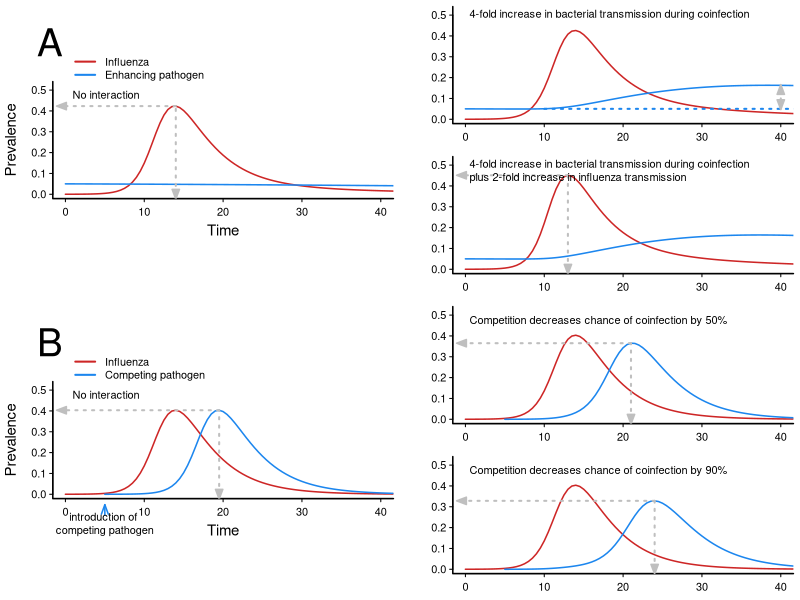

R code for this plot:
# This script makes the interaction epidemic profiles from the PLOS Pathogens paper
# Influenza Interaction with Cocirculating Pathogens, and Its Impact on Surveillance, Pathogenesis and Epidemic Profile: 
#  A Key Role for Mathematical Modeling
# By L Opatowski, M Baguelin, RM Eggo

# Script by RM Eggo. r.eggo@lshtm.ac.uk

# load packages required. If you dont already have them, use install.packages("deSolve")
library(deSolve)
library(shape)

# add the location of the folder where the figure should be made
your.directory <- "~/Desktop/interaction_disruption"

# Make a PDF of the figure
pdf(paste0(your.directory, "Epidemics_Interaction_Figure.pdf"), height=8, width=8, useDingbats = FALSE)

#### BACTERIAL EXAMPLE with enhancement
# define model 
sir <- function(time, state, parameters) {
  with(as.list(c(state, parameters)), {
    
    N = S + I1 + I2 + I12 + I21 + R1 + R2 + R12 + R21 + C12 + C21 # sum all groups
    
    # people getting 1 from single 1s, people getting 1 from co-infected 12s, people getting 1 from coinfected 21s
    # people getting 2 from single 2s, people getting 2 from coinfected 12s, people getting 2 from coinfected 21s
    dS <- (- b1*S*(I1/N + C21/N) - b1*sigma2*S*(I21/N + I12/N) # infections to I1
           - b2*S*(I2/N + C12/N) - b2*sigma1*S*(I12/N + I21/N) ) # infections to I2
    
    # infecteds
    # single infections
    dI1 <- ( + b1*S*(I1/N + C21/N) + b1*sigma2*S*(I21/N + I12/N) # arriving from S
            - delta2*(b2*I1*(I2/N + C12/N) + b2*sigma1*I1*(I12/N + I21/N)) # leaving to double infection
            - gamma1*I1)
    dI2 <- ( + b2*S*(I2/N + C12/N) + b2*sigma1*S*(I12/N + I21/N) # arriving from S
             - delta1*(b1*I2*(I1/N + C21/N) + b1*sigma2*I2*(I21/N + I12/N)) # leaving to double infection
            - gamma2*I2)
    # double infections
    dI12 <- ( + delta2*(b2*I1*(I2/N + C12/N) + b2*sigma1*I1*(I12/N + I21/N))# infections from I1
             - gamma12*I12 )
    dI21 <- ( + delta1*(b1*I2*(I1/N + C21/N) + b1*sigma2*I2*(I21/N + I12/N)) #infections from I2
             - gamma21*I21)
    # consecutively infected
    dC12 <- ( + b2*R1*(I2/N + C12/N) + b2*sigma1*R1*(I12/N + I21/N)  # getting 2 after youve had 1
              - gamma2*C12 )
    dC21 <- ( + b1*R2*(I1/N + C21/N) + b1*sigma2*R2*(I21/N + I12/N) # getting 1 after youve had 2
              - gamma1*C21 )
    
    # recovereds
    # single infections
    dR1 <- gamma1*I1 - b2*R1*(I2/N + C12/N) - b2*sigma1*R1*(I12/N + I21/N) 
    dR2 <- gamma2*I2 - b1*R2*(I1/N + C21/N) - b1*sigma2*R2*(I21/N + I12/N)
    # double infections
    dR12 <- gamma12*I12 + gamma2*C12 
    dR21 <- gamma21*I21 + gamma1*C21
    
    return(list(c(dS, dI1, dI2, dI12, dI21, dC12, dC21, dR1, dR2, dR12, dR21)))   #, dItot1, dItot2
  })
}

# set the constant values
N <- 10000 # total population
times <- seq(0, 100, by = 0.5)   

# initial conditions (NB higher I2 than viral example)
init <- c(S = 9499 ,
          I1 = 1, I2 = 500, I12 = 0, I21 = 0,
          C12 = 0, C21 = 0,
          R1 = 0, R2 = 0, R12 = 0, R21 = 0) 

# scenario 1 parameters
beta1 <- 1 # transmissibility pathogen 1
beta2 <- 0.05 # transmissibility pathogen 2
sigma1 <- 1 # change in infectiousness of path 2 in those who have path 1
sigma2 <- 1 # change in infectiousness of path 1 in those who have path 2
delta1 <- 1 # change in infection rate of path 1 in those who have path 2
delta2 <- 1 # change in infection rate of path 2 in those who have path 1
gamma1 <- 0.25 # recovery from path 1
gamma2 <- 0.05 # recovery from path 2
parameters1 <- list(b1 = beta1, b2 = beta2,
                   sigma1 = sigma1, sigma2 = sigma2,
                   delta1 = delta1, delta2 = delta2,
                   gamma1 = gamma1, gamma2 = gamma2, 
                   gamma12 = gamma2, gamma21 = gamma2) 
# run the ODE for scenario 1
out1 <- as.data.frame(ode(y = init, times = times, func = sir, parms = parameters1)) 

# scenario 2 parameters
beta1 <- 1 # transmissibility pathogen 1
beta2 <- 0.05 # transmissibility pathogen 2
sigma1 <- 4 # change in infectiousness of path 2 in those who have path 1
sigma2 <- 1 # change in infectiousness of path 1 in those who have path 2
delta1 <- 1 # change in infection rate of path 1 in those who have path 2
delta2 <- 1 # change in infection rate of path 2 in those who have path 1
gamma1 <- 0.25
gamma2 <- 0.05
parameters2 <- list(b1 = beta1, b2 = beta2,
                   sigma1 = sigma1, sigma2 = sigma2,
                   delta1 = delta1, delta2 = delta2,
                   gamma1 = gamma1, gamma2 = gamma2, 
                   gamma12 = gamma2, gamma21 = gamma2) 
# run the ODE for scenario 2
out2 <- as.data.frame(ode(y = init, times = times, func = sir, parms = parameters2)) 

# scenario 3 parameters
beta1 <- 1 # transmissibility pathogen 1
beta2 <- 0.05 # transmissibility pathogen 2
sigma1 <- 4 # change in infectiousness of path 2 in those who have path 1
sigma2 <- 2 # change in infectiousness of path 1 in those who have path 2
delta1 <- 1 # change in infection rate of path 1 in those who have path 2
delta2 <- 1 # change in infection rate of path 2 in those who have path 1
gamma1 <- 0.25
gamma2 <- 0.05
parameters3 <- list(b1 = beta1, b2 = beta2,
                    sigma1 = sigma1, sigma2 = sigma2,
                    delta1 = delta1, delta2 = delta2,
                    gamma1 = gamma1, gamma2 = gamma2, 
                    gamma12 = gamma2, gamma21 = gamma2) 
# run the ODE for scenario 3
out3 <- as.data.frame(ode(y = init, times = times, func = sir, parms = parameters3)) 

#### MAKE PLOTS of 3 bacterial scenarios
# vector for colors
cols <- c("black", #S
          "firebrick3","dodgerblue2", #I1, I2
          "mediumpurple1","mediumpurple4", #I12, I21
          "grey45", "grey55", "grey65", "grey75") 

# layout the plot
layout(matrix(c(4, 4, 2, 2,
                1, 1, 2, 2,
                1, 1, 3, 3,
                5, 5, 3, 3,
                9, 9, 7, 7,
                6, 6, 7, 7,
                6, 6, 8, 8,
                10, 10, 8, 8), nrow=8, byrow=TRUE))
#layout.show(n=10)

par( mar=c(2,4,0.5,0.5), las=1, lwd=1.5, mgp=c(3,0.5,0))
xlim <- 40
ylim <- 0.52

# main plot
plot(out1$time, (out1$I1 + out1$I12 + out1$I21 + out1$C21)/N, type = "l", col=cols[2], xlab="time", ylab="", bty = "l", ylim=c(0, ylim), xlim=c(0,xlim), tck=-0.027)  #plot for infectious
lines(out1$time, ((out1$I2 + out1$I12 + out1$I21 + out1$C12)/N), type = "l", col=cols[3], xlab="time", ylab="", bty ="l")  #plot for recovered

# add arrows and legends
x0 <- out1$time[which.max((out1$I1 + out1$I12 + out1$I21 + out1$C21)/N)]
y0 <- max((out1$I1 + out1$I12 + out1$I21 + out1$C21)/N)
# vertical arrow
arrows(x0=x0, y0=0, x1=x0, y1=y0, lwd=2, lty=3, col=cols[9], length=0, angle=20, code=1)
Arrowhead(x0=x0, y0=0, angle = -90, arr.length = 0.2, arr.width = 0.15, arr.adj = 0.5, 
          arr.type = "triangle", lcol = cols[9], lty = 1, arr.lwd = 1.5, npoint = 5)
# horizontal arrow
arrows(x0=x0, y0=y0, x1=0, y1=y0, lwd=2, lty=3, col=cols[9], length=0, angle=20, code=1)
Arrowhead(x0=-0.5, y0=y0, angle = 180, arr.length = 0.2, arr.width = 0.15, arr.adj = 0.5, 
          arr.type = "triangle", lcol = cols[9], lty = 1, arr.lwd = 1.5, npoint = 5)
mtext(side=2, line=2.6, text="Prevalence", las=3, cex=0.9)
mtext(side=1, line=2, text="Time", cex=0.9)
legend("topleft", "No interaction", bty="n")
legend(legend=c("Influenza", "Enhancing pathogen"), col=cols[2:3], lwd=2, bty="n", x=0, y=0.7, xpd=NA)


# second plot
plot(out2$time, (out2$I1 + out2$I12 + out2$I21 + out2$C21)/N, type = "l", col=cols[2], xlab="time", ylab="", bty = "l", ylim=c(0, ylim), xlim=c(0,xlim), tck=-0.027)  #plot for infectious
lines(out2$time, ((out2$I2 + out2$I12 + out2$I21 + out2$C12)/N), type = "l", col=cols[3], xlab="time", ylab="number", bty ="l")  #plot for recovered
y0 <- max((out2$I2 + out2$I12 + out2$I21 + out2$C12)/N)
arrows(x0=10, y0=0.05, x1=45, y1=0.05, lwd=2, lty=3, col=cols[3], length=0, angle=20, code=1)
arrows(x0=40, y0=0.05, x1=40, y1=y0, lwd=2, lty=3, col=cols[9], length=0, angle=20, code=1)
Arrowhead(x0=40, y0=y0-0.02, angle = 90, arr.length = 0.2, arr.width = 0.15, arr.adj = 0.5, 
         arr.type = "triangle", lcol = cols[9], lty = 1, arr.lwd = 1.5, npoint = 5)
Arrowhead(x0=40, y0=0.05+0.02, angle = -90, arr.length = 0.2, arr.width = 0.15, arr.adj = 0.5, 
          arr.type = "triangle", lcol = cols[9], lty = 1, arr.lwd = 1.5, npoint = 5)
legend(x=-2, y=0.57, c("4-fold increase in bacterial transmission during coinfection"), bty="n", xpd=NA)

# third plot
plot(out3$time, (out3$I1 + out3$I12 + out3$I21 + out3$C21)/N, type = "l", col=cols[2], xlab="time", ylab="", bty = "l", ylim=c(0, ylim), xlim=c(0,xlim), tck=-0.027)  #plot for infectious
lines(out3$time, ((out3$I2 + out3$I12 + out3$I21 + out3$C12)/N), type = "l", col=cols[3], xlab="time", ylab="number", bty ="l")  #plot for recovered

x0 <- out3$time[which.max((out3$I1 + out3$I12 + out3$I21 + out3$C21)/N)]
y0 <- max((out3$I1 + out3$I12 + out3$I21 + out3$C21)/N)
# vertical arrow
arrows(x0=x0, y0=0, x1=x0, y1=y0, lwd=2, lty=3, col=cols[9], length=0, angle=20, code=1)
Arrowhead(x0=x0, y0=0, angle = -90, arr.length = 0.2, arr.width = 0.15, arr.adj = 0.5, 
          arr.type = "triangle", lcol = cols[9], lty = 1, arr.lwd = 1.5, npoint = 5)
# horizontal arrow
arrows(x0=x0, y0=y0, x1=0, y1=y0, lwd=2, lty=3, col=cols[9], length=0, angle=20, code=1)
Arrowhead(x0=-0.5, y0=y0, angle = 180, arr.length = 0.2, arr.width = 0.15, arr.adj = 0.5, 
          arr.type = "triangle", lcol = cols[9], lty = 1, arr.lwd = 1.5, npoint = 5)
legend(x=-2, y=0.57, c("4-fold increase in bacterial transmission during coinfection",
                     "plus 2-fold increase in influenza transmission"), bty="n", xpd=NA)

# Add in label
plot.new()
legend("topleft", "A", bty="n", cex=3.5, inset=-0.25, xpd=NA)
plot.new()

##################################################################
### VIRAL EXAMPLE
# The only difference from the bacterial example is the introduction time. 
# the value "test" adds an I2 individual at time = 5. See the end of dI2
sir <- function(time, state, parameters) {
  with(as.list(c(state, parameters)), {
    test = if(floor(time)==5) { test = 1 } else {test = 0}
    
    N = S + I1 + I2 + I12 + I21 + R1 + R2 + R12 + R21 + C12 + C21 # sum all groups
    
    # people getting 1 from single 1s, people getting 1 from co-infected 12s, people getting 1 from coinfected 21s
    # people getting 2 from single 2s, people getting 2 from coinfected 12s, people getting 2 from coinfected 21s
    dS <- (- b1*S*(I1/N + C21/N) - b1*sigma2*S*(I21/N + I12/N) # infections to I1
           - b2*S*(I2/N + C12/N) - b2*sigma1*S*(I12/N + I21/N) ) # infections to I2
    
    # infecteds
    # single infections
    dI1 <- ( + b1*S*(I1/N + C21/N) + b1*sigma2*S*(I21/N + I12/N) # arriving from S
             - delta2*(b2*I1*(I2/N + C12/N) + b2*sigma1*I1*(I12/N + I21/N)) # leaving to double infection
             - gamma1*I1)
    dI2 <- ( + b2*S*(I2/N + C12/N) + b2*sigma1*S*(I12/N + I21/N) # arriving from S
             - delta1*(b1*I2*(I1/N + C21/N) + b1*sigma2*I2*(I21/N + I12/N)) # leaving to double infection
             - gamma2*I2 + test)
    # double infections
    dI12 <- ( + delta2*(b2*I1*(I2/N + C12/N) + b2*sigma1*I1*(I12/N + I21/N))# infections from I1
              - gamma12*I12 )
    dI21 <- ( + delta1*(b1*I2*(I1/N + C21/N) + b1*sigma2*I2*(I21/N + I12/N)) #infections from I2
              - gamma21*I21)
    # consecutively infected
    dC12 <- ( + b2*R1*(I2/N + C12/N) + b2*sigma1*R1*(I12/N + I21/N)  # getting 2 after youve had 1
              - gamma2*C12 )
    dC21 <- ( + b1*R2*(I1/N + C21/N) + b1*sigma2*R2*(I21/N + I12/N) # getting 1 after youve had 2
              - gamma1*C21 )
    
    # recovereds
    # single infections
    dR1 <- gamma1*I1 - b2*R1*(I2/N + C12/N) - b2*sigma1*R1*(I12/N + I21/N) 
    dR2 <- gamma2*I2 - b1*R2*(I1/N + C21/N) - b1*sigma2*R2*(I21/N + I12/N)
    # double infections
    dR12 <- gamma12*I12 + gamma2*C12 
    dR21 <- gamma21*I21 + gamma1*C21
    
    return(list(c(dS, dI1, dI2, dI12, dI21, dC12, dC21, dR1, dR2, dR12, dR21)))   #, dItot1, dItot2
  })
}

# set constants for 3 scenarios
N <- 10000
times <- seq(0, 100, by = 0.5)   

# initial conditions
init <- c(S = 9999 ,
          I1 = 1, I2 = 0, I12 = 0, I21 = 0,
          C12 = 0, C21 = 0,
          R1 = 0, R2 = 0, R12 = 0, R21 = 0) 

# scenario 1 parameters
beta1 <- 1 # transmissibilities
beta2 <- 1
sigma1 <- 1 # change in infectiousness of path 2 in those who have path 1
sigma2 <- 1 # change in infectiousness of path 1 in those who have path 2
delta1 <- 1 # change in infection rate of path 1 in those who have path 2
delta2 <- 1 # change in infection rate of path 2 in those who have path 1
gamma1 <- 0.25
gamma2 <- 0.25
parameters1 <- list(b1 = beta1, b2 = beta2,
                    sigma1 = sigma1, sigma2 = sigma2,
                    delta1 = delta1, delta2 = delta2,
                    gamma1 = gamma1, gamma2 = gamma2, 
                    gamma12 = gamma2, gamma21 = gamma2) 
# run scenario 1 ODE
out1 <- as.data.frame(ode(y = init, times = times, func = sir, parms = parameters1)) 

# scenario 2 parameters
beta1 <- 1 # transmissibilities
beta2 <- 1
sigma1 <- 1 # change in infectiousness of path 2 in those who have path 1
sigma2 <- 1 # change in infectiousness of path 1 in those who have path 2
delta1 <- 1 # change in infection rate of path 1 in those who have path 2
delta2 <- 0.6 # change in infection rate of path 2 in those who have path 1
gamma1 <- 0.25
gamma2 <- 0.25
parameters2 <- list(b1 = beta1, b2 = beta2,
                    sigma1 = sigma1, sigma2 = sigma2,
                    delta1 = delta1, delta2 = delta2,
                    gamma1 = gamma1, gamma2 = gamma2, 
                    gamma12 = gamma2, gamma21 = gamma2) 
# run scenario 2 ODE
out2 <- as.data.frame(ode(y = init, times = times, func = sir, parms = parameters2)) 

# scenario 3 parameters
beta1 <- 1 # transmissibilities
beta2 <- 1
sigma1 <- 1 # change in infectiousness of path 2 in those who have path 1
sigma2 <- 1 # change in infectiousness of path 1 in those who have path 2
delta1 <- 1 # change in infection rate of path 1 in those who have path 2
delta2 <- 0.1 # change in infection rate of path 2 in those who have path 1
gamma1 <- 0.25
gamma2 <- 0.25
parameters3 <- list(b1 = beta1, b2 = beta2,
                    sigma1 = sigma1, sigma2 = sigma2,
                    delta1 = delta1, delta2 = delta2,
                    gamma1 = gamma1, gamma2 = gamma2, 
                    gamma12 = gamma2, gamma21 = gamma2) 
# run scenario 3 ODE
out3 <- as.data.frame(ode(y = init, times = times, func = sir, parms = parameters3)) 

# Plot the 3 viral scenarios
par( mar=c(2,4,0.5,0.5), las=1, lwd=1.5, mgp=c(3,0.5,0))
xlim <- 40
plot(out1$time, (out1$I1 + out1$I12 + out1$I21 + out1$C21)/N, type = "l", col=cols[2], xlab="time", ylab="", bty = "l", ylim=c(0, ylim), xlim=c(0,xlim), tck=-0.027)  #plot for infectious
lines(out1$time[11:100], ((out1$I2 + out1$I12 + out1$I21 + out1$C12)/N)[11:100], type = "l", col=cols[3], xlab="time", ylab="", bty ="l")  #plot for recovered

x0 <- out1$time[which.max((out1$I2 + out1$I12 + out1$I21 + out1$C12)/N)]
y0 <- max((out1$I2 + out1$I12 + out1$I21 + out1$C12)/N)
#vertical arrow
arrows(x0=x0, y0=0, x1=x0, y1=y0, lwd=2, lty=3, col=cols[9], length=0, angle=20, code=1)
Arrowhead(x0=x0, y0=0, angle = -90, arr.length = 0.2, arr.width = 0.15, arr.adj = 0.5, 
          arr.type = "triangle", lcol = cols[9], lty = 1, arr.lwd = 1.5, npoint = 5)
# horizontal arrow
arrows(x0=x0, y0=y0, x1=0, y1=y0, lwd=2, lty=3, col=cols[9], length=0, angle=20, code=1)
Arrowhead(x0=-0.5, y0=y0, angle = 180, arr.length = 0.2, arr.width = 0.15, arr.adj = 0.5, 
          arr.type = "triangle", lcol = cols[9], lty = 1, arr.lwd = 1.5, npoint = 5)
# labels
mtext(side=2, line=2.6, text="Prevalence", las=3, cex=0.9)
arrows(x0 = 5, y0 = -0.05, x1 = 5, y1 = -0.1, length = 0.1, angle = 20,
       code = 1, xpd=NA, col=cols[3])
text(x=5, y=-0.14, "introduction of \ncompeting pathogen", xpd=NA)
mtext(side=1, line=2, text="Time", cex=0.9)
legend("topleft", "No interaction", bty="n")
legend(legend=c("Influenza", "Competing pathogen"), col=cols[2:3], lwd=2, bty="n", x=0, y=0.7, xpd=NA)

# second plot
plot(out2$time, (out2$I1 + out2$I12 + out2$I21 + out2$C21)/N, type = "l", col=cols[2], xlab="time", ylab="", bty = "l", ylim=c(0, ylim), xlim=c(0,xlim), tck=-0.027)  #plot for infectious
lines(out2$time[11:100], ((out2$I2 + out2$I12 + out2$I21 + out2$C12)/N)[11:100], type = "l", col=cols[3], xlab="time", ylab="number", bty ="l")  #plot for recovered

x0 <- out2$time[which.max((out2$I2 + out2$I12 + out2$I21 + out2$C12)/N)]
y0 <- max((out2$I2 + out2$I12 + out2$I21 + out2$C12)/N)
#vertical arrow
arrows(x0=x0, y0=0, x1=x0, y1=y0, lwd=2, lty=3, col=cols[9], length=0, angle=20, code=1)
Arrowhead(x0=x0, y0=0, angle = -90, arr.length = 0.2, arr.width = 0.15, arr.adj = 0.5, 
          arr.type = "triangle", lcol = cols[9], lty = 1, arr.lwd = 1.5, npoint = 5)
# horizontal arrow
arrows(x0=x0, y0=y0, x1=0, y1=y0, lwd=2, lty=3, col=cols[9], length=0, angle=20, code=1)
Arrowhead(x0=-0.5, y0=y0, angle = 180, arr.length = 0.2, arr.width = 0.15, arr.adj = 0.5, 
          arr.type = "triangle", lcol = cols[9], lty = 1, arr.lwd = 1.5, npoint = 5)
legend(x=-2, y=0.54, "Competition decreases chance of coinfection by 50%", bty="n", xpd=NA)

# third plot
plot(out3$time, (out3$I1 + out3$I12 + out3$I21 + out3$C21)/N, type = "l", col=cols[2], xlab="time", ylab="", bty = "l", ylim=c(0, ylim), xlim=c(0,xlim), tck=-0.027)  #plot for infectious
lines(out3$time[11:100], ((out3$I2 + out3$I12 + out3$I21 + out3$C12)/N)[11:100], type = "l", col=cols[3], xlab="time", ylab="number", bty ="l")  #plot for recovered
x0 <- out3$time[which.max((out3$I2 + out3$I12 + out3$I21 + out3$C12)/N)]
y0 <- max((out3$I2 + out3$I12 + out3$I21 + out3$C12)/N)
#vertical arrow
arrows(x0=x0, y0=0, x1=x0, y1=y0, lwd=2, lty=3, col=cols[9], length=0, angle=20, code=1)
Arrowhead(x0=x0, y0=0, angle = -90, arr.length = 0.2, arr.width = 0.15, arr.adj = 0.5, 
          arr.type = "triangle", lcol = cols[9], lty = 1, arr.lwd = 1.5, npoint = 5)
# horizontal arrow
arrows(x0=x0, y0=y0, x1=0, y1=y0, lwd=2, lty=3, col=cols[9], length=0, angle=20, code=1)
Arrowhead(x0=-0.5, y0=y0, angle = 180, arr.length = 0.2, arr.width = 0.15, arr.adj = 0.5, 
          arr.type = "triangle", lcol = cols[9], lty = 1, arr.lwd = 1.5, npoint = 5)
legend(x=-2, y=0.54, "Competition decreases chance of coinfection by 90%", bty="n", xpd=NA)

# add label
plot.new()
legend("topleft", "B", bty="n", cex=3.5, inset=-0.25, xpd=NA)
plot.new()

# close plot
dev.off()

##### END #######################################################
